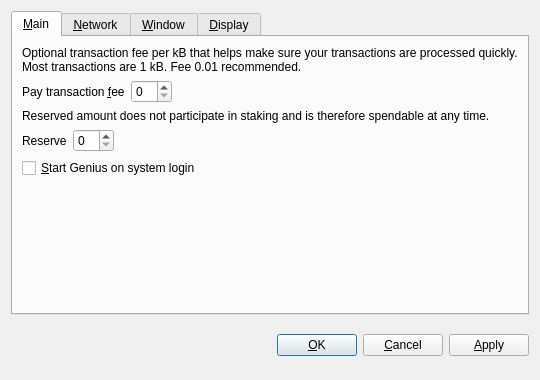
<?xml version="1.0" encoding="UTF-8"?>
<ui version="4.0">
 <class>OptionsDialog</class>
 <widget class="QDialog" name="OptionsDialog">
  <property name="geometry">
   <rect>
    <x>0</x>
    <y>0</y>
    <width>540</width>
    <height>380</height>
   </rect>
  </property>
  <property name="windowTitle">
   <string>Options</string>
  </property>
  <property name="modal">
   <bool>true</bool>
  </property>
  <layout class="QVBoxLayout" name="verticalLayout">
   <item>
    <widget class="QTabWidget" name="tabWidget">
     <property name="tabPosition">
      <enum>QTabWidget::North</enum>
     </property>
     <property name="currentIndex">
      <number>0</number>
     </property>
     <widget class="QWidget" name="tabMain">
      <attribute name="title">
       <string>&amp;Main</string>
      </attribute>
      <layout class="QVBoxLayout" name="verticalLayout_Main">
       <item>
        <widget class="QLabel" name="transactionFeeInfoLabel">
         <property name="text">
          <string>Optional transaction fee per kB that helps make sure your transactions are processed quickly. Most transactions are 1 kB. Fee 0.01 recommended.</string>
         </property>
         <property name="textFormat">
          <enum>Qt::PlainText</enum>
         </property>
         <property name="wordWrap">
          <bool>true</bool>
         </property>
        </widget>
       </item>
       <item>
        <layout class="QHBoxLayout" name="horizontalLayoutFee">
         <item>
          <widget class="QLabel" name="transactionFeeLabel">
           <property name="text">
            <string>Pay transaction &amp;fee</string>
           </property>
           <property name="textFormat">
            <enum>Qt::PlainText</enum>
           </property>
           <property name="buddy">
            <cstring>transactionFee</cstring>
           </property>
          </widget>
         </item>
         <item>
          <widget class="BitcoinAmountField" name="transactionFee"/>
         </item>
         <item>
          <spacer name="horizontalSpacerFee">
           <property name="orientation">
            <enum>Qt::Horizontal</enum>
           </property>
           <property name="sizeHint" stdset="0">
            <size>
             <width>40</width>
             <height>20</height>
            </size>
           </property>
          </spacer>
         </item>
        </layout>
       </item>
       <item>
        <widget class="QLabel" name="reserveBalanceInfoLabel">
         <property name="text">
          <string>Reserved amount does not participate in staking and is therefore spendable at any time.</string>
         </property>
         <property name="textFormat">
          <enum>Qt::PlainText</enum>
         </property>
         <property name="wordWrap">
          <bool>true</bool>
         </property>
        </widget>
       </item>
       <item>
        <layout class="QHBoxLayout" name="horizontalLayoutReserveBalance">
         <item>
          <widget class="QLabel" name="reserveBalanceLabel">
           <property name="text">
            <string>Reserve</string>
           </property>
           <property name="textFormat">
            <enum>Qt::PlainText</enum>
           </property>
           <property name="buddy">
            <cstring>reserveBalance</cstring>
           </property>
          </widget>
         </item>
         <item>
          <widget class="BitcoinAmountField" name="reserveBalance"/>
         </item>
         <item>
          <spacer name="horizontalSpacerReserveBalance">
           <property name="orientation">
            <enum>Qt::Horizontal</enum>
           </property>
           <property name="sizeHint" stdset="0">
            <size>
             <width>40</width>
             <height>20</height>
            </size>
           </property>
          </spacer>
         </item>
        </layout>
       </item>
       <item>
        <widget class="QCheckBox" name="bitcoinAtStartup">
         <property name="toolTip">
          <string>Automatically start Genius after logging in to the system.</string>
         </property>
         <property name="text">
          <string>&amp;Start Genius on system login</string>
         </property>
        </widget>
       </item>
       <item>
        <spacer name="verticalSpacer_Main">
         <property name="orientation">
          <enum>Qt::Vertical</enum>
         </property>
         <property name="sizeHint" stdset="0">
          <size>
           <width>20</width>
           <height>40</height>
          </size>
         </property>
        </spacer>
       </item>
      </layout>
     </widget>
     <widget class="QWidget" name="tabNetwork">
      <attribute name="title">
       <string>&amp;Network</string>
      </attribute>
      <layout class="QVBoxLayout" name="verticalLayout_Network">
       <item>
        <widget class="QCheckBox" name="mapPortUpnp">
         <property name="toolTip">
          <string>Automatically open the Genius client port on the router. This only works when your router supports UPnP and it is enabled.</string>
         </property>
         <property name="text">
          <string>Map port using &amp;UPnP</string>
         </property>
        </widget>
       </item>
       <item>
        <widget class="QCheckBox" name="connectSocks">
         <property name="toolTip">
          <string>Connect to the Genius network through a SOCKS5 proxy (e.g. when connecting through Tor).</string>
         </property>
         <property name="text">
          <string>&amp;Connect through SOCKS5 proxy:</string>
         </property>
        </widget>
       </item>
       <item>
        <layout class="QHBoxLayout" name="horizontalLayout_Network">
         <item>
          <widget class="QLabel" name="proxyIpLabel">
           <property name="text">
            <string>Proxy &amp;IP:</string>
           </property>
           <property name="textFormat">
            <enum>Qt::PlainText</enum>
           </property>
           <property name="buddy">
            <cstring>proxyIp</cstring>
           </property>
          </widget>
         </item>
         <item>
          <widget class="QValidatedLineEdit" name="proxyIp">
           <property name="maximumSize">
            <size>
             <width>140</width>
             <height>16777215</height>
            </size>
           </property>
           <property name="toolTip">
            <string>IP address of the proxy (e.g. 127.0.0.1)</string>
           </property>
          </widget>
         </item>
         <item>
          <widget class="QLabel" name="proxyPortLabel">
           <property name="text">
            <string>&amp;Port:</string>
           </property>
           <property name="textFormat">
            <enum>Qt::PlainText</enum>
           </property>
           <property name="buddy">
            <cstring>proxyPort</cstring>
           </property>
          </widget>
         </item>
         <item>
          <widget class="QLineEdit" name="proxyPort">
           <property name="maximumSize">
            <size>
             <width>55</width>
             <height>16777215</height>
            </size>
           </property>
           <property name="toolTip">
            <string>Port of the proxy (e.g. 9050)</string>
           </property>
          </widget>
         </item>
         <item>
          <spacer name="horizontalSpacer_Network">
           <property name="orientation">
            <enum>Qt::Horizontal</enum>
           </property>
           <property name="sizeHint" stdset="0">
            <size>
             <width>40</width>
             <height>20</height>
            </size>
           </property>
          </spacer>
         </item>
        </layout>
       </item>
       <item>
        <spacer name="verticalSpacer_Network">
         <property name="orientation">
          <enum>Qt::Vertical</enum>
         </property>
         <property name="sizeHint" stdset="0">
          <size>
           <width>20</width>
           <height>40</height>
          </size>
         </property>
        </spacer>
       </item>
      </layout>
     </widget>
     <widget class="QWidget" name="tabWindow">
      <attribute name="title">
       <string>&amp;Window</string>
      </attribute>
      <layout class="QVBoxLayout" name="verticalLayout_Window">
       <item>
        <widget class="QCheckBox" name="minimizeToTray">
         <property name="toolTip">
          <string>Show only a tray icon after minimizing the window.</string>
         </property>
         <property name="text">
          <string>&amp;Minimize to the tray instead of the taskbar</string>
         </property>
        </widget>
       </item>
       <item>
        <widget class="QCheckBox" name="minimizeOnClose">
         <property name="toolTip">
          <string>Minimize instead of exit the application when the window is closed. When this option is enabled, the application will be closed only after selecting Quit in the menu.</string>
         </property>
         <property name="text">
          <string>M&amp;inimize on close</string>
         </property>
        </widget>
       </item>
       <item>
        <spacer name="verticalSpacer_Window">
         <property name="orientation">
          <enum>Qt::Vertical</enum>
         </property>
         <property name="sizeHint" stdset="0">
          <size>
           <width>20</width>
           <height>40</height>
          </size>
         </property>
        </spacer>
       </item>
      </layout>
     </widget>
     <widget class="QWidget" name="tabDisplay">
      <attribute name="title">
       <string>&amp;Display</string>
      </attribute>
      <layout class="QVBoxLayout" name="verticalLayout_Display">
       <item>
        <layout class="QHBoxLayout" name="horizontalLayout_1_Display">
         <item>
          <widget class="QLabel" name="langLabel">
           <property name="text">
            <string>User Interface &amp;language:</string>
           </property>
           <property name="textFormat">
            <enum>Qt::PlainText</enum>
           </property>
           <property name="buddy">
            <cstring>lang</cstring>
           </property>
          </widget>
         </item>
         <item>
          <widget class="QValueComboBox" name="lang">
           <property name="toolTip">
            <string>The user interface language can be set here. This setting will take effect after restarting Genius.</string>
           </property>
          </widget>
         </item>
        </layout>
       </item>
       <item>
        <layout class="QHBoxLayout" name="horizontalLayout_2_Display">
         <item>
          <widget class="QLabel" name="unitLabel">
           <property name="text">
            <string>&amp;Unit to show amounts in:</string>
           </property>
           <property name="textFormat">
            <enum>Qt::PlainText</enum>
           </property>
           <property name="buddy">
            <cstring>unit</cstring>
           </property>
          </widget>
         </item>
         <item>
          <widget class="QValueComboBox" name="unit">
           <property name="toolTip">
            <string>Choose the default subdivision unit to show in the interface and when sending coins.</string>
           </property>
          </widget>
         </item>
        </layout>
       </item>
       <item>
        <widget class="QCheckBox" name="coinControlFeatures">
         <property name="toolTip">
          <string>Whether to show coin control features or not.</string>
         </property>
         <property name="text">
          <string>Display coin &amp;control features (experts only!)</string>
         </property>
        </widget>
       </item>
       <item>
        <widget class="QCheckBox" name="minimizeCoinAge">
         <property name="toolTip">
          <string>Whether to select the coin outputs randomly or with minimal coin age.</string>
         </property>
         <property name="text">
          <string>Minimize weight consumption (experimental)</string>
         </property>
        </widget>
       </item>
       <item>
        <widget class="QCheckBox" name="useBlackTheme">
         <property name="text">
          <string>Use black visual theme (requires restart)</string>
         </property>
        </widget>
       </item>
       <item>
        <spacer name="verticalSpacer_Display">
         <property name="orientation">
          <enum>Qt::Vertical</enum>
         </property>
         <property name="sizeHint" stdset="0">
          <size>
           <width>20</width>
           <height>40</height>
          </size>
         </property>
        </spacer>
       </item>
      </layout>
     </widget>
    </widget>
   </item>
   <item>
    <layout class="QHBoxLayout" name="horizontalLayout_Buttons">
     <item>
      <spacer name="horizontalSpacer_1">
       <property name="orientation">
        <enum>Qt::Horizontal</enum>
       </property>
       <property name="sizeHint" stdset="0">
        <size>
         <width>40</width>
         <height>48</height>
        </size>
       </property>
      </spacer>
     </item>
     <item>
      <widget class="QLabel" name="statusLabel">
       <property name="font">
        <font>
         <weight>75</weight>
         <bold>true</bold>
        </font>
       </property>
       <property name="text">
        <string/>
       </property>
       <property name="textFormat">
        <enum>Qt::PlainText</enum>
       </property>
       <property name="wordWrap">
        <bool>true</bool>
       </property>
      </widget>
     </item>
     <item>
      <spacer name="horizontalSpacer_2">
       <property name="orientation">
        <enum>Qt::Horizontal</enum>
       </property>
       <property name="sizeHint" stdset="0">
        <size>
         <width>40</width>
         <height>48</height>
        </size>
       </property>
      </spacer>
     </item>
     <item>
      <widget class="QPushButton" name="okButton">
       <property name="text">
        <string>&amp;OK</string>
       </property>
      </widget>
     </item>
     <item>
      <widget class="QPushButton" name="cancelButton">
       <property name="text">
        <string>&amp;Cancel</string>
       </property>
       <property name="autoDefault">
        <bool>false</bool>
       </property>
      </widget>
     </item>
     <item>
      <widget class="QPushButton" name="applyButton">
       <property name="text">
        <string>&amp;Apply</string>
       </property>
       <property name="autoDefault">
        <bool>false</bool>
       </property>
      </widget>
     </item>
    </layout>
   </item>
  </layout>
 </widget>
 <customwidgets>
  <customwidget>
   <class>BitcoinAmountField</class>
   <extends>QSpinBox</extends>
   <header>bitcoinamountfield.h</header>
  </customwidget>
  <customwidget>
   <class>QValueComboBox</class>
   <extends>QComboBox</extends>
   <header>qvaluecombobox.h</header>
  </customwidget>
  <customwidget>
   <class>QValidatedLineEdit</class>
   <extends>QLineEdit</extends>
   <header>qvalidatedlineedit.h</header>
  </customwidget>
 </customwidgets>
 <resources/>
 <connections/>
</ui>
